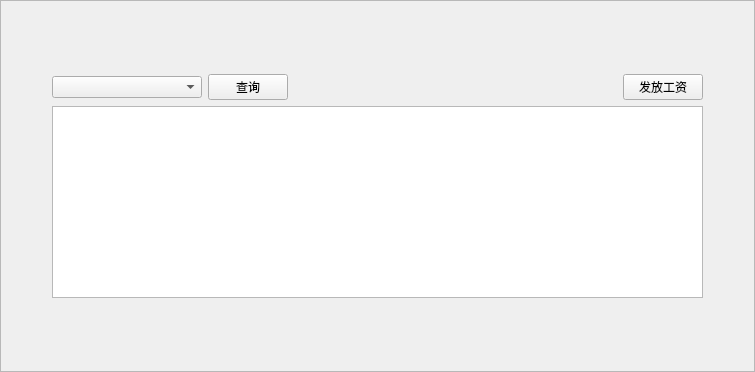
<?xml version="1.0" encoding="UTF-8"?>
<ui version="4.0">
 <class>Salary</class>
 <widget class="QFrame" name="Salary">
  <property name="geometry">
   <rect>
    <x>0</x>
    <y>0</y>
    <width>755</width>
    <height>372</height>
   </rect>
  </property>
  <property name="windowTitle">
   <string>Frame</string>
  </property>
  <property name="frameShape">
   <enum>QFrame::StyledPanel</enum>
  </property>
  <property name="frameShadow">
   <enum>QFrame::Raised</enum>
  </property>
  <layout class="QGridLayout" name="gridLayout">
   <item row="1" column="1">
    <layout class="QVBoxLayout" name="verticalLayout">
     <item>
      <layout class="QHBoxLayout" name="horizontalLayout">
       <item>
        <widget class="QComboBox" name="comboBox">
         <property name="minimumSize">
          <size>
           <width>150</width>
           <height>0</height>
          </size>
         </property>
        </widget>
       </item>
       <item>
        <widget class="QPushButton" name="pushButton">
         <property name="text">
          <string>查询</string>
         </property>
        </widget>
       </item>
       <item>
        <spacer name="horizontalSpacer">
         <property name="orientation">
          <enum>Qt::Horizontal</enum>
         </property>
         <property name="sizeHint" stdset="0">
          <size>
           <width>40</width>
           <height>20</height>
          </size>
         </property>
        </spacer>
       </item>
       <item>
        <widget class="QPushButton" name="pushButton_salary">
         <property name="text">
          <string>发放工资</string>
         </property>
        </widget>
       </item>
      </layout>
     </item>
     <item>
      <widget class="QTableView" name="tableView"/>
     </item>
    </layout>
   </item>
   <item row="1" column="0">
    <spacer name="horizontalSpacer_2">
     <property name="orientation">
      <enum>Qt::Horizontal</enum>
     </property>
     <property name="sizeType">
      <enum>QSizePolicy::Fixed</enum>
     </property>
     <property name="sizeHint" stdset="0">
      <size>
       <width>40</width>
       <height>20</height>
      </size>
     </property>
    </spacer>
   </item>
   <item row="1" column="2">
    <spacer name="horizontalSpacer_3">
     <property name="orientation">
      <enum>Qt::Horizontal</enum>
     </property>
     <property name="sizeType">
      <enum>QSizePolicy::Fixed</enum>
     </property>
     <property name="sizeHint" stdset="0">
      <size>
       <width>40</width>
       <height>20</height>
      </size>
     </property>
    </spacer>
   </item>
   <item row="0" column="1">
    <spacer name="verticalSpacer">
     <property name="orientation">
      <enum>Qt::Vertical</enum>
     </property>
     <property name="sizeHint" stdset="0">
      <size>
       <width>20</width>
       <height>40</height>
      </size>
     </property>
    </spacer>
   </item>
   <item row="2" column="1">
    <spacer name="verticalSpacer_2">
     <property name="orientation">
      <enum>Qt::Vertical</enum>
     </property>
     <property name="sizeHint" stdset="0">
      <size>
       <width>20</width>
       <height>40</height>
      </size>
     </property>
    </spacer>
   </item>
  </layout>
 </widget>
 <resources/>
 <connections/>
</ui>
